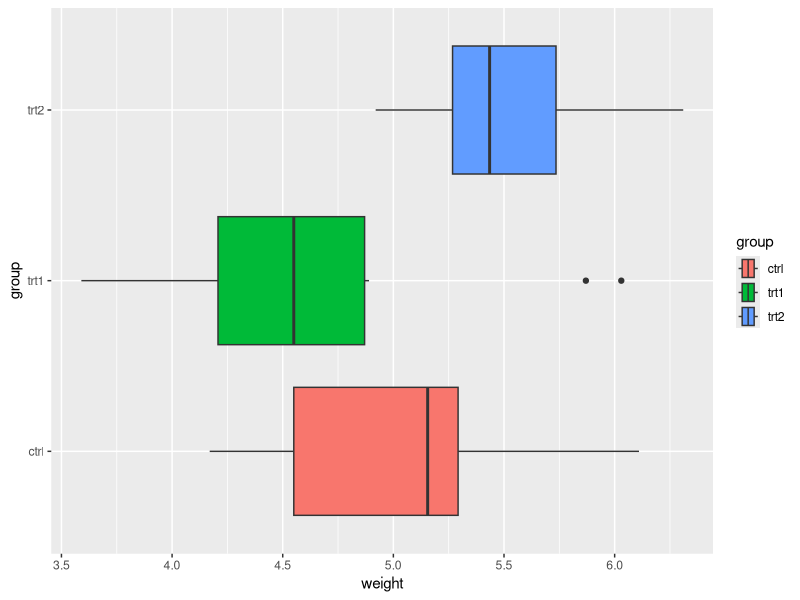
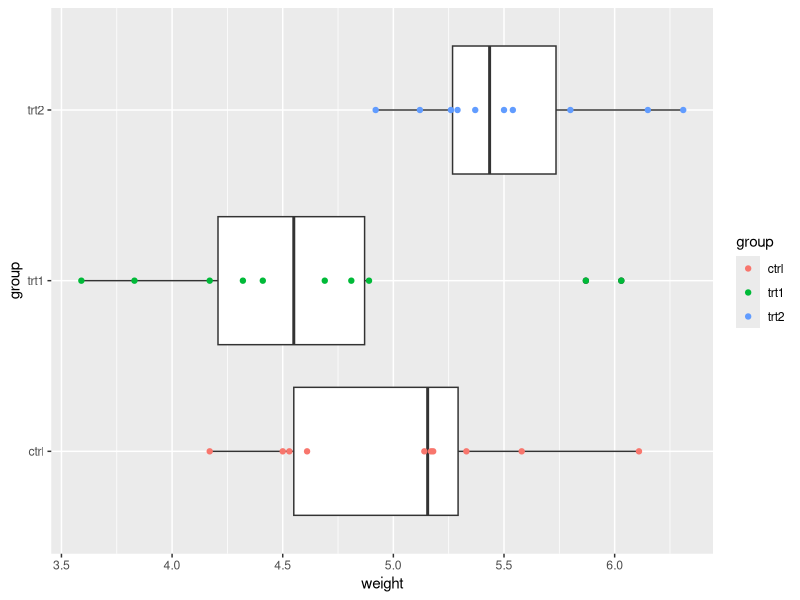
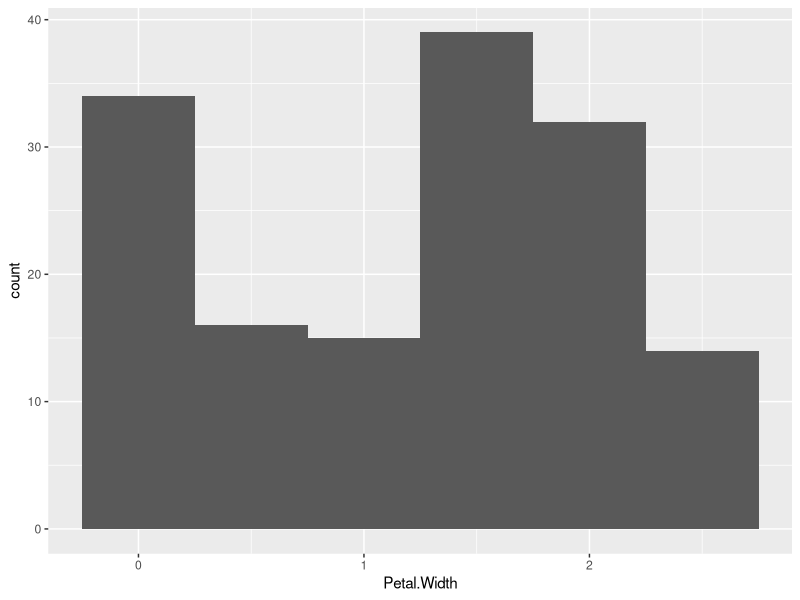
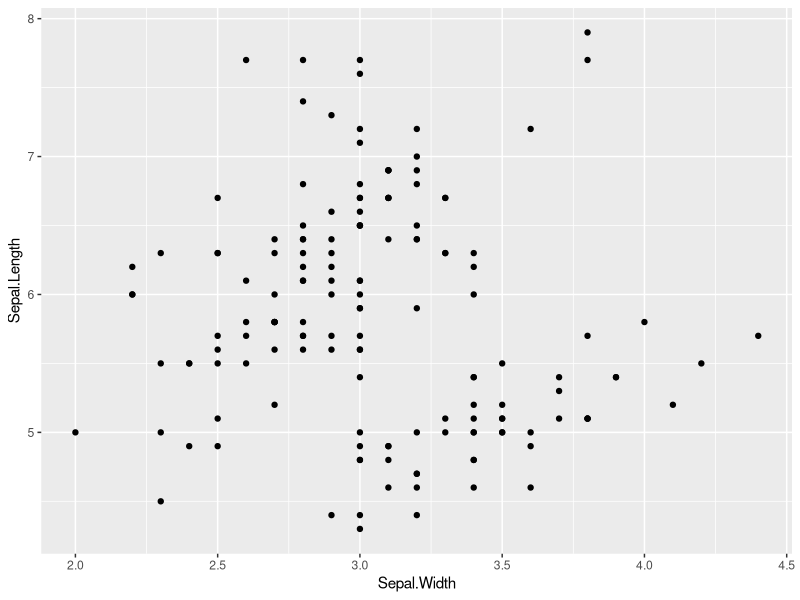
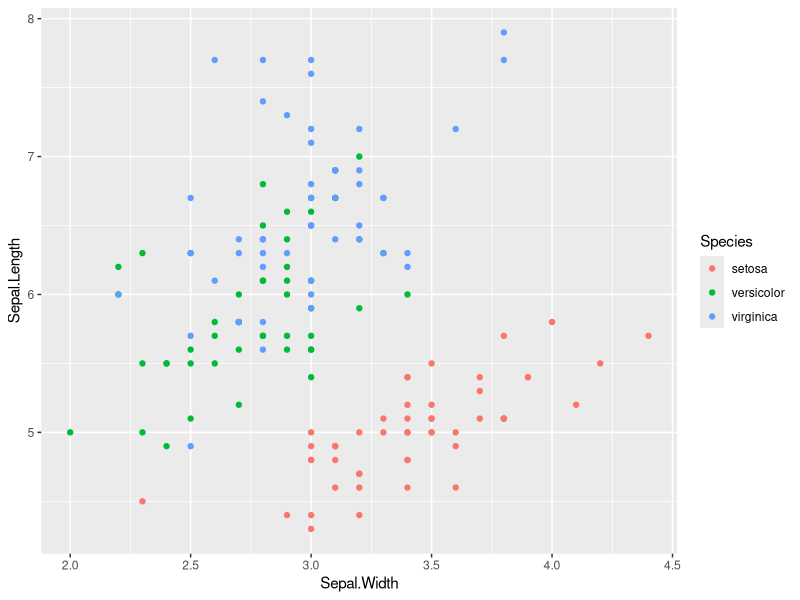

These figures' R source, in order:
# Tidyverse Exam – Data Manipulation in R (using `mtcars` dataset)

# tidyverse ---------------------------------------------------------------

# Use `df_mtcars` for Questions 1 - 10
library(tidyverse)
df_mtcars <- as_tibble(mtcars,
                       rownames = "model")

# 1. Filter rows where number of cylinders (`cyl`) is 6
# Write code to create a new data frame that only includes rows where `cyl == 6`.
# Assign to: `mtcars_cyl6`
mtcars_cyl6 <- filter(df_mtcars, cyl == 6)

# 2. Filter rows where number of gears (`gear`) is either 3 or 5
# Use `%in%` to filter the `df_mtcars` dataset for these two `gear` values.
# Assign to: `mtcars_g35`
mtcars_g35 <- filter(df_mtcars, gear == 3 | gear == 5)

# 3. Filter rows where miles per gallon (`mpg`) is greater than 25
# Create a subset of `df_mtcars` where `mpg > 25`.
# Assign to: `mtcars_mpg25`
mtcars_mpg25 <- filter(df_mtcars, mpg > 25)

# 4. Filter rows where weight (`wt`) is less than 2.5 AND number of cylinders (`cyl`) is 4
# Combine logical conditions using `&`.
# Assign to: `mtcars_light_cyl4`
mtcars_light_cyl4 <- filter(df_mtcars, wt < 2.5) %>% 
  filter(cyl == 4)

# 5. Sort `df_mtcars` by horsepower (`hp`) in ascending order
# Use `arrange()` to sort the data.
# Assign to: `mtcars_hp`
mtcars_hp <- arrange(df_mtcars, hp)

# 6. Sort `df_mtcars` by quarter mile time (`qsec`) in descending order
# Use `desc()` inside `arrange()`.
# Assign to: `mtcars_qsec`
mtcars_qsec <- arrange(df_mtcars, desc(qsec))

# 7. Exclude the `drat` column
# Use `select()` with `-` (minus sign) to remove the column.
# Assign to: `mtcars_no_drat`
mtcars_no_drat <- select(df_mtcars, -(drat))

# 8. Add a new column `ptw` that equals the ratio of horsepower (`hp`) to weight (`wt`) (`hp / wt`)
# Use `mutate()` to add the new column.
# Assign to: `mtcars_with_ptw`
mtcars_with_ptw <- mutate(df_mtcars, "ptw" = hp/wt)

# 9. Identify the car `model` with the highest `ptw` among cars with six cylinders (`cyl == 6`).
# Hint: Use `mtcars_with_ptw` and a chain of `filter()` and `arrange()` with `%>%`.
# Write the car model here: Ferrari Dino
mtcars_ptw_model <- filter(mtcars_with_ptw, cyl == 6) %>% 
  arrange(desc(ptw))

# 10. Group by number of gears (`gear`) and summarize minimum & maximum values of `mpg`
# Use `group_by()` and `summarize()` to calculate minimum & maximum values of `mpg` within each group.
# Minimum and maximum values of each group should be represented as separate columns.
# Function `min()` returns the minimum value in a vector.
# Function `max()` returns the maximum value in a vector.
# Assign to: `mtcars_mpg_by_gear`
mtcars_mpg_by_gear <- group_by(df_mtcars, gear) %>% 
  mutate("min" = min(mpg)) %>% 
  mutate("max" = max(mpg)) %>% 
  ungroup()

# ggplot ------------------------------------------------------------------

# Visualization in R (using `iris` dataset)

## before you begin with the following questions, type the following code to check column names in the dataframe
Iris_Column_Names <- colnames(iris) # output from this code is the column names that can be used in figures

# 11. Simple scatter plot of `Sepal.Length` vs `Sepal.Width` using `ggplot()`
# Assign to: `g_scat`
# Create a scatter plot with `Sepal.Width` on the x-axis and `Sepal.Length` on the y-axis.
g_scat <- ggplot(iris) +
  geom_point(mapping = aes(x = Sepal.Width, y = Sepal.Length))

# 12. Scatter plot with points colored by `Species`
# Assign to: `g_scat_col`
# Create a scatter plot with `Petal.Width` on the x-axis and `Petal.Length` on the y-axis,
# coloring points by `Species`.
g_scat_col <- ggplot(iris) +
  geom_point(mapping = aes(x = Sepal.Width, y = Sepal.Length, color = Species))

# 13. Histogram of `Petal.Width` with `binwidth = 0.5`
# Assign to: `g_hist`
# Create a histogram of `Petal.Width` with `binwidth` set to 0.5.
g_hist <- ggplot(iris) +
  geom_histogram(mapping = aes(x = Petal.Width), binwidth = 0.5)

# Visualization in R (using `PlantGrowth` dataset)

## before you begin with the following questions, type the following code to check column names in the dataframe
Plant_Column_Names <- colnames(PlantGrowth) # output from this code is the column names that can be used in figures

# 14. Boxplot of `weight` grouped and filled by `group`
# Assign to: `g_bplot1`
# Create a boxplot of `weight` by `group`, filling boxes by `group`.
g_bplot1 <- ggplot(PlantGrowth) +
  geom_boxplot(mapping = aes(x = weight, y = group, fill = group))

# 15. Boxplot + scatter plot of `weight` by `group`
# Assign to: `g_bplot2`
# Create a boxplot of `weight` by `group`, then overlay points showing individual observations.
g_bplot2 <- ggplot(PlantGrowth) +
  geom_boxplot(mapping = aes(x = weight, y = group)) +
  geom_point(mapping = aes(x = weight, y = group, color = group))
